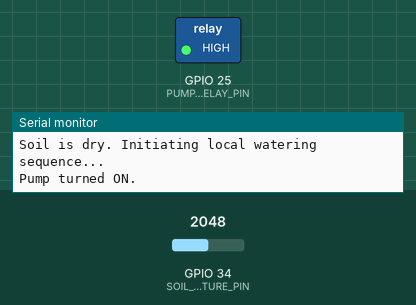
Recording of a sketch running on a simulated ESP32. Shown: switched loads named in the sketch (green lamp = pin HIGH), the last lines printed to the serial monitor. The test bench sets the inputs (shaded band); at power-on: GPIO 34 (SOIL_MOISTURE_PIN) = 2048.

Above: at 2.5 s.
At 35.0 s:
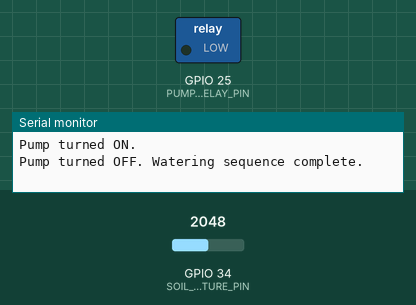
Timing chart, 0 to 84.5 s (numbered marks = the images above):
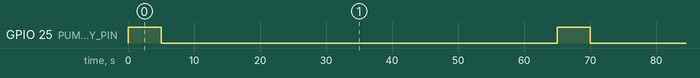

Measured:
- by itself, GPIO 25 (PUMP_RELAY_PIN): alternates HIGH for 5.0 s and LOW for 60.0 s

The sketch:

automated_watering.ino
```cpp
/*
 * project-ecos-blueprint - Automated Micro-Farm Node
 * Description: Automated local loop for soil moisture monitoring and pump control.
 * Target Hardware: ESP32
 */

// Pin Definitions
const int SOIL_MOISTURE_PIN = 34; // Analog pin for moisture sensor
const int PUMP_RELAY_PIN    = 25; // Digital pin controlling the pump relay

// Automation Thresholds
const int DRY_THRESHOLD     = 1500; // Calibrate this value based on your sensor (Lower = Wetter, Higher = Dryer)
const int WATERING_TIME_MS  = 5000; // How long to run the pump (5 seconds)
const int CHECK_INTERVAL_MS = 60000; // Time between soil checks (1 minute)

void setup() {
  // Initialize serial communication for local debugging diagnostics
  Serial.begin(115200);

  // Configure the pump relay pin as an output
  pinMode(PUMP_RELAY_PIN, OUTPUT);

  // Ensure the pump is explicitly turned OFF at startup
  digitalWrite(PUMP_RELAY_PIN, LOW);

  Serial.println("Ecos-Blueprint Micro-Farm Node Initialized.");
}

void loop() {
  // Read the analog value from the moisture sensor
  int moistureValue = analogRead(SOIL_MOISTURE_PIN);

  Serial.print("Current Soil Moisture Raw Value: ");
  Serial.println(moistureValue);

  // Check if the soil moisture level is below the acceptable dryness threshold
  if (moistureValue > DRY_THRESHOLD) {
    Serial.println("Soil is dry. Initiating local watering sequence...");
    triggerWatering();
  } else {
    Serial.println("Soil moisture level is adequate.");
  }

  // Pause execution until the next scheduled check interval
  delay(CHECK_INTERVAL_MS);
}

// Function handling the isolated watering cycle logic
void triggerWatering() {
  Serial.println("Pump turned ON.");
  digitalWrite(PUMP_RELAY_PIN, HIGH); // Activate relay to start pump

  delay(WATERING_TIME_MS);            // Keep pump running for designated duration

  digitalWrite(PUMP_RELAY_PIN, LOW);  // Deactivate relay to stop pump
  Serial.println("Pump turned OFF. Watering sequence complete.");
}
```
